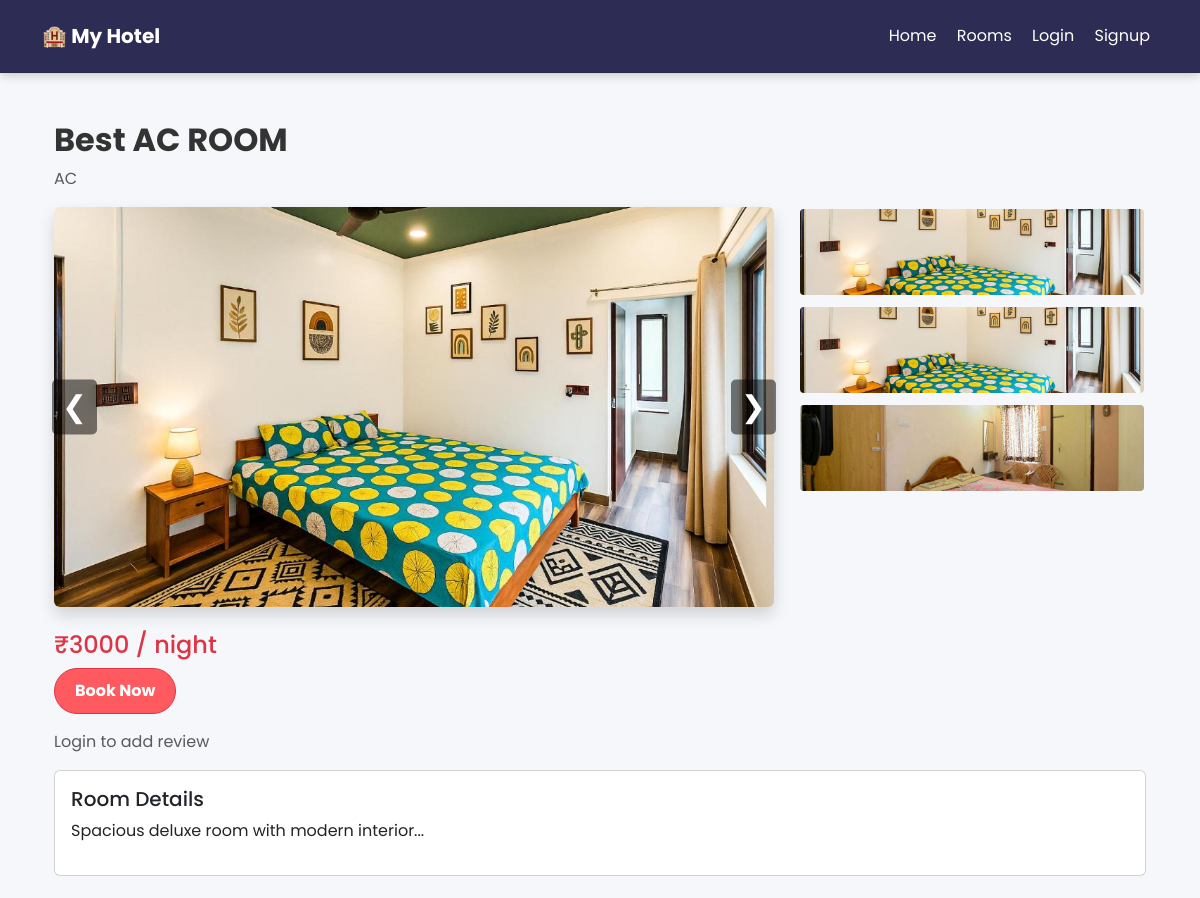
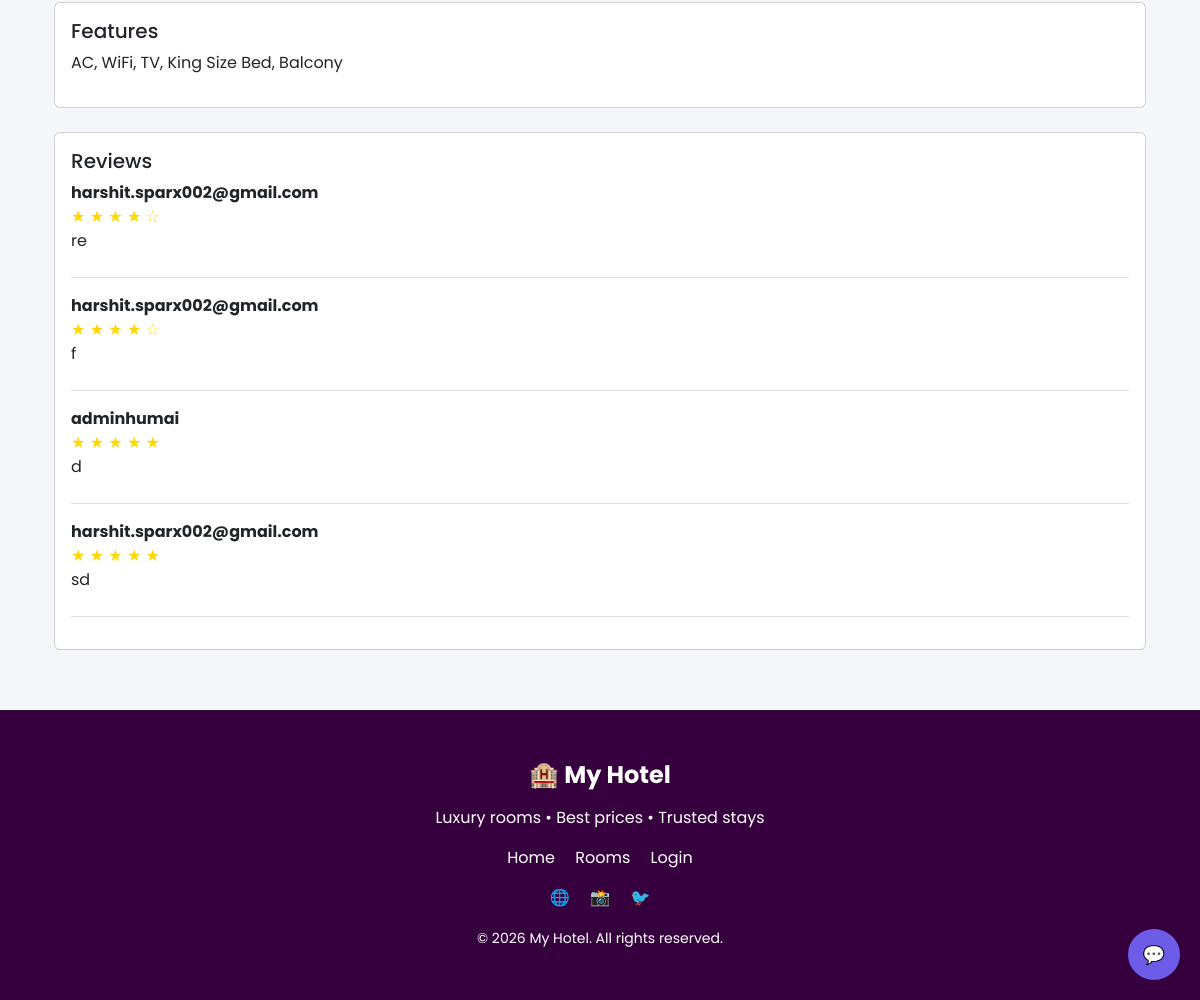
The page /room/4/ on the database its author committed (2 pictures, top to bottom).
### hotel_project/booking/models.py (models this page shows, shortened)
class Room(models.Model):
    ROOM_TYPES = (
        ('AC', 'AC'),
        ('NON-AC', 'Non-AC'),
        ('DELUXE', 'Deluxe'),
    )
    name = models.CharField(max_length=100)
    room_type = models.CharField(max_length=20, choices=ROOM_TYPES)
    price = models.IntegerField()
    description = models.TextField(blank=True, null=True)
    features = models.TextField(blank=True, null=True)
    capacity = models.IntegerField(default=2)
    is_available = models.BooleanField(default=True)
    image = models.ImageField(upload_to='rooms/', blank=True, null=True)

class RoomImage(models.Model):
    room = models.ForeignKey(Room, on_delete=models.CASCADE, related_name='images')
    image = models.ImageField(upload_to='rooms/')

class Review(models.Model):
    user = models.ForeignKey(User, on_delete=models.CASCADE)
    room = models.ForeignKey(Room, on_delete=models.CASCADE, related_name='reviews')  # 🔥 FIX
    rating = models.IntegerField()
    comment = models.TextField()

### hotel_project/booking/views.py (the view)
# urls.py: path('room/<int:room_id>/', views.room_detail, name='room_detail'),
def room_detail(request, room_id):
    room = Room.objects.get(id=room_id)
    reviews = room.reviews.all()
    return render(request, 'booking/room_detail.html', {
        'room': room,
        'reviews': reviews
    })

### hotel_project/booking/templates/booking/room_detail.html (shortened to what this page needs)
{% extends 'booking/base.html' %}
{% block content %}
<div class="container mt-5">
    <h2 class="fw-bold">{{ room.name }}</h2>
    <p class="text-muted">{{ room.room_type }}</p>
    <div class="row mb-4">
        <div class="col-md-8 position-relative">
            <img id="main-image"
                 src="{% if room.images.all %}{{ room.images.all.0.image.url }}{% endif %}"
                 class="img-fluid rounded shadow main-img"
                 onclick="openFullscreen()">
            <span class="arrow left" onclick="prevImage()">❮</span>
            <span class="arrow right" onclick="nextImage()">❯</span>
        </div>
        <div class="col-md-4">
            {% for img in room.images.all %}
            <img src="{{ img.image.url }}"
                 onclick="changeImage(this, {{ forloop.counter0 }})"
                 class="img-fluid rounded mb-2 thumb"
                 data-index="{{ forloop.counter0 }}">
            {% endfor %}
        </div>
    </div>
    <h4 class="text-danger">₹{{ room.price }} / night</h4>
    <a href="{% url 'book_room' %}?room_id={{ room.id }}" class="btn btn-danger mb-3">
        Book Now
    </a>
    {% if user.is_authenticated %}
        <a href="{% url 'add_review' room.id %}" class="btn btn-warning mb-4">
            ⭐ Add Review
        </a>
    {% else %}
        <p class="text-muted">Login to add review</p>
    {% endif %}
    <div class="card p-3 mb-4">
        <h5>Room Details</h5>
        <p>{{ room.description }}</p>
    </div>
    <div class="card p-3 mb-4">
        <h5>Features</h5>
        <p>{{ room.features }}</p>
    </div>
    <div class="card p-3">
        <h5>Reviews</h5>
        {% if reviews %}
            {% for review in reviews %}
                <div class="mb-3 border-bottom pb-2">
                    <b>{{ review.user.username }}</b><br>
                    <span style="color:gold;">
                        {% for i in "12345" %}
                            {% if forloop.counter <= review.rating %}
                                ★
                            {% else %}
                                ☆
                            {% endif %}
                        {% endfor %}
                    </span>
                    <p>{{ review.comment }}</p>
                </div>
            {% endfor %}
        {% else %}
            <p>No reviews yet</p>
        {% endif %}
    </div>
</div>
{% endblock %}

### hotel_project/booking/templates/booking/base.html (shortened to what this page needs)
<!DOCTYPE html>
<html>
<head>
    {% load static %}
    <link href="https://cdn.jsdelivr.net/npm/bootstrap@5.3.0/dist/css/bootstrap.min.css" rel="stylesheet">
    {% if '/admin' not in request.path %}
    <link rel="stylesheet" href="{% static 'css/style.css' %}">
    {% endif %}
</head>
<body>
<div class="position-fixed top-0 end-0 p-3" style="z-index: 9999;">
</div>
<nav class="navbar navbar-expand-lg navbar-dark py-3">
  <div class="container">
    <a class="navbar-brand fw-bold" href="/">🏨 My Hotel</a>
    <div class="collapse navbar-collapse" id="navbarNav">
        <div class="ms-auto text-center">
            <a class="nav-link d-block d-lg-inline mx-2 text-white" href="/">Home</a>
            <a class="nav-link d-block d-lg-inline mx-2 text-white" href="/rooms/">Rooms</a>
            {% if user.is_authenticated %}
                <a class="nav-link d-block d-lg-inline mx-2 text-white" href="/my-bookings/">My Bookings</a>
                <span class="text-white d-block d-lg-inline mx-2">Hi, {{ user.username }}</span>
                <a class="nav-link d-block d-lg-inline mx-2 text-danger" href="/logout/">Logout</a>
            {% else %}
                <a class="nav-link d-block d-lg-inline mx-2 text-white" href="/login/">Login</a>
                <a class="nav-link d-block d-lg-inline mx-2 text-white" href="/signup/">Signup</a>
            {% endif %}
        </div>
    </div>
  </div>
</nav>
<div class="container mt-4">
    {% block content %}{% endblock %}
</div>
<div id="chat-toggle" onclick="toggleChat()">💬</div>
</body>
<footer style="background:#36003e; color:#ffffff; padding:50px 0; margin-top:60px; border-top:1px solid rgba(6, 130, 78, 0.1);">
    <div class="container text-center">
        <h4 class="fw-bold mb-3">🏨 My Hotel</h4>
        <p class="text-white">Luxury rooms • Best prices • Trusted stays </p>
        <div class="mb-3">
            <a href="/" class="text-white mx-2 footer-link">Home</a>
            <a href="/rooms/" class="text-white mx-2 footer-link">Rooms</a>
            <a href="/login/" class="text-white mx-2 footer-link">Login</a>
        </div>
        <div class="mb-3">
            <span class="mx-2">🌐</span>
            <span class="mx-2">📸</span>
            <span class="mx-2">🐦</span>
        </div>
        <small class="text-white">
            © 2026 My Hotel. All rights reserved.
        </small>
    </div>
</footer>
</html>

### hotel_project/booking/static/css/style.css (style rules this page uses)
.btn { background: #ff5a5f; color: white; padding: 10px 20px; border-radius: 5px; text-decoration: none; font-weight: bold; }
.navbar { box-shadow: 0 2px 10px rgba(0,0,0,0.2); position: relative; z-index: 10; }
body { margin: 0; }
* { pointer-events: auto; }

### hotel_project/booking/templates/booking/base.html (style rules this page uses)
body { font-family: 'Poppins', sans-serif; background: #f5f7fa; color: #333; }
.navbar { backdrop-filter: blur(10px); background: #2c2c54 !important; border-bottom: 1px solid rgba(0,0,0,0.1); }
.nav-link { transition: 0.3s; }
.container { animation: fadeIn 0.6s ease; }
.btn { border-radius: 25px; transition: 0.3s; }
#chat-toggle { position: fixed; bottom: 20px; right: 20px; background: #6c5ce7; color: white; padding: 12px 15px; border-radius: 50%; cursor: pointer; font-size: 18px; z-index: 9999; }
.footer-link { text-decoration: none; transition: 0.3s; }

### hotel_project/booking/templates/booking/room_detail.html (style rules this page uses)
.main-img { height: 400px; width: 100%; object-fit: cover; cursor: pointer; }
.thumb { height: 90px; object-fit: cover; width: 100%; cursor: pointer; border: 2px solid transparent; transition: 0.3s; }
.arrow { position: absolute; top: 50%; transform: translateY(-50%); font-size: 30px; color: white; background: rgba(0,0,0,0.5); padding: 5px 10px; cursor: pointer; border-radius: 5px; }
.left { left: 10px; }
.right { right: 10px; }

### rows shown on the page
Room: name "Best AC ROOM", room_type "AC", images.all.0.image (picture), price "3000", description "Spacious deluxe room with modern interior...", features "AC, WiFi, TV, King Size Bed, Balcony"
RoomImage: image (picture)
RoomImage: image (picture)
RoomImage: image (picture)
Review: user.username "harshit.sparx002@gmail.com", rating 4 (drawn), comment "re"
Review: user.username "harshit.sparx002@gmail.com", rating 4 (drawn), comment "f"
Review: user.username "adminhumai", rating 5 (drawn), comment "d"
Review: user.username "harshit.sparx002@gmail.com", rating 5 (drawn), comment "sd"
